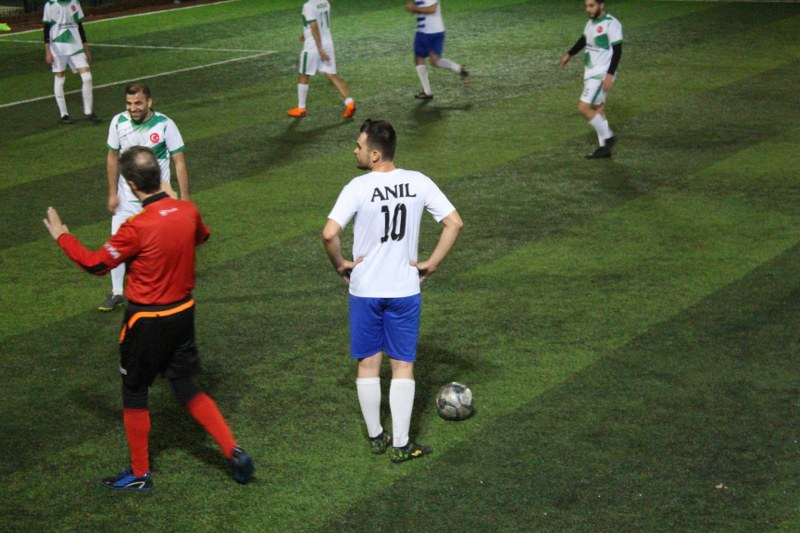
#> input picture OpenCV/colors.JPG, 800 x 533 px, found by its file name
$ python '7-color detection,trackbar.py'
#> lines starting #> are read from the running program, lines starting #| are printed output that depends on the picture; after the words box and inside, x2 and y2 are one past the last pixel; in counts of white or black regions, pixels touching at a corner belong together
# -*- coding: utf-8 -*-
"""
Created on Sun Dec 13 15:01:29 2020

@author: Velican
"""

""" Color Detection """

import cv2
import numpy as np
def empty(n):
    pass
cv2.namedWindow("TrackBars")
cv2.resizeWindow("TrackBars",640,300)
cv2.createTrackbar("Hue min","TrackBars",33,179,empty)
cv2.createTrackbar("Hue max","TrackBars",66,179,empty)
cv2.createTrackbar("Saturation min","TrackBars",43,255,empty)
cv2.createTrackbar("Saturation max","TrackBars",255,255,empty)
cv2.createTrackbar("Value min","TrackBars",33,255,empty)
cv2.createTrackbar("Value max","TrackBars",255,255,empty)
"""örnek:33 66 43 255 33 255 değerlerini create track bar fonksiyonun içine yazdığımda default olarak
mask'ı elde ettim.Bu değerleri track bar üzerinde oynayarak buldum."""

while True:
    img = cv2.imread("C:/Users/Velican/Desktop/Graduation Progress/OpenCV/colors.jpg")
#> img is the input picture: shape (533, 800, 3); mean B, G, R 55.4, 85.6, 76.4
    imgHSV = cv2.cvtColor(img,cv2.COLOR_BGR2HSV)
#> imgHSV: shape (533, 800, 3); mean H, S, V 45.7, 111.1, 91.5
    h_min = cv2.getTrackbarPos("Hue min","TrackBars")
    h_max = cv2.getTrackbarPos("Hue max","TrackBars")
    s_min = cv2.getTrackbarPos("Saturation min","TrackBars")
    s_max = cv2.getTrackbarPos("Saturation max","TrackBars")
    v_min = cv2.getTrackbarPos("Value min","TrackBars")
    v_max = cv2.getTrackbarPos("Value max","TrackBars")
    lower = np.array([h_min,s_min,v_min])
    upper = np.array([h_max,s_max,v_max])
    mask = cv2.inRange(imgHSV,lower,upper)
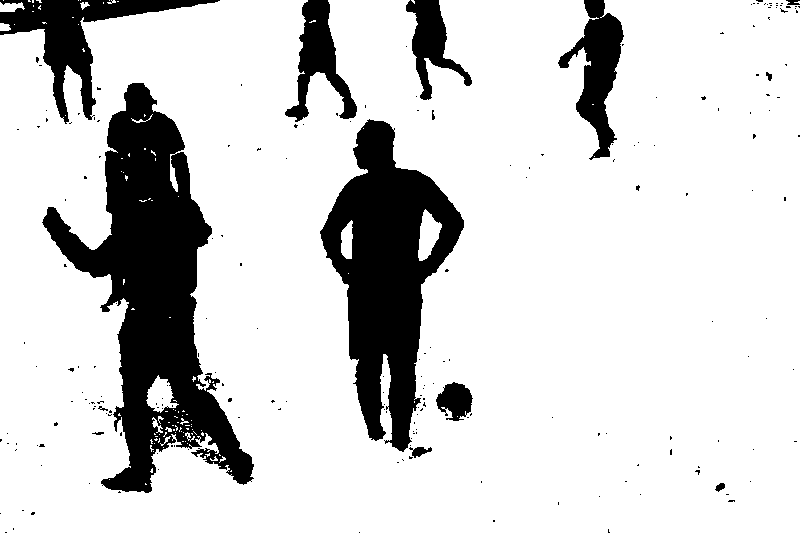
#> mask: shape (533, 800); 82.6% white; 208 black regions (194 under 20 px), largest, box (x1, y1, x2, y2) and area: (42, 83, 254, 493) 32515, (320, 119, 464, 452) 22604, (0, 0, 220, 124) 6607
    result = cv2.bitwise_and(img,img,mask=mask)
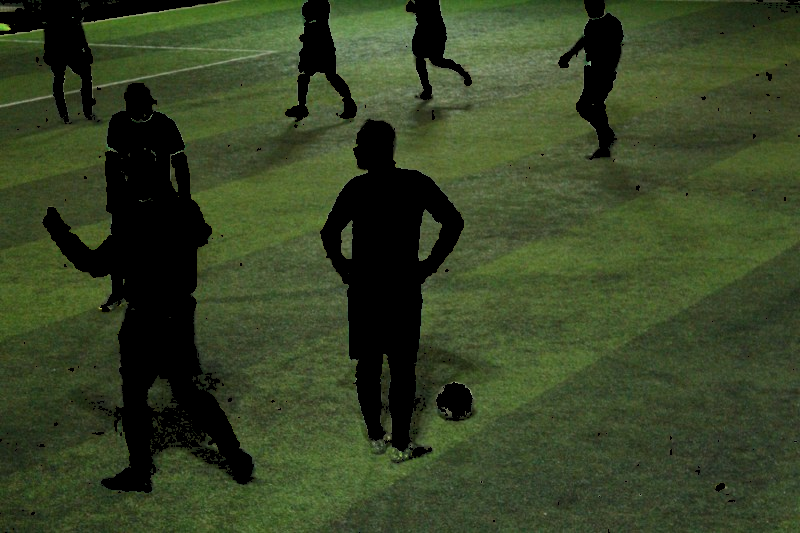
#> result: shape (533, 800, 3); mean B, G, R 37.3, 67.5, 54.8
    print(h_min,h_max,s_min,s_max,v_min,v_max)
    imgStack = np.hstack((img,result,imgHSV))
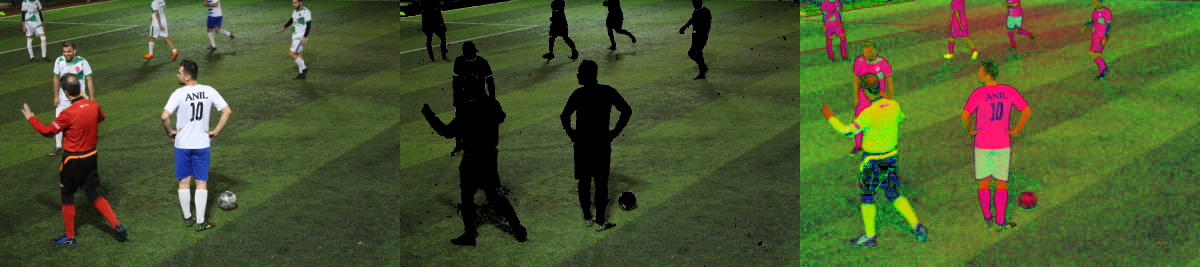
#> imgStack: shape (533, 2400, 3) (shown at 1/2 size); mean B, G, R 46.1, 88.1, 74.2
    cv2.imshow("Stack",imgStack)
    # [4 lines of commented-out code are left out]
    cv2.waitKey(1)
